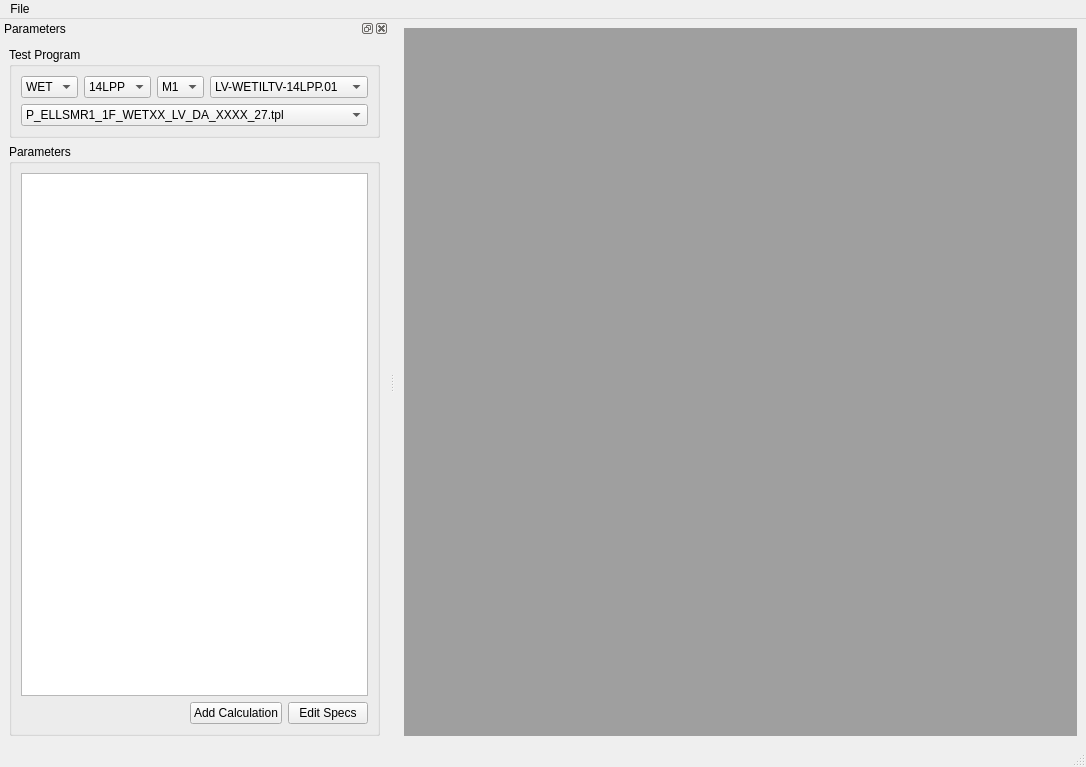
<?xml version="1.0" encoding="UTF-8"?>
<ui version="4.0">
 <class>MainWindow</class>
 <widget class="QMainWindow" name="MainWindow">
  <property name="geometry">
   <rect>
    <x>0</x>
    <y>0</y>
    <width>1086</width>
    <height>767</height>
   </rect>
  </property>
  <property name="windowTitle">
   <string>MainWindow</string>
  </property>
  <widget class="QWidget" name="centralwidget">
   <layout class="QGridLayout" name="gridLayout">
    <item row="0" column="0">
     <widget class="QMdiArea" name="mdiArea"/>
    </item>
   </layout>
  </widget>
  <widget class="QMenuBar" name="menubar">
   <property name="geometry">
    <rect>
     <x>0</x>
     <y>0</y>
     <width>1086</width>
     <height>21</height>
    </rect>
   </property>
   <widget class="QMenu" name="menuFile">
    <property name="title">
     <string>File</string>
    </property>
    <addaction name="separator"/>
    <addaction name="actionExit"/>
   </widget>
   <addaction name="menuFile"/>
  </widget>
  <widget class="QStatusBar" name="statusbar"/>
  <widget class="QDockWidget" name="parameterSelection">
   <property name="windowTitle">
    <string>Parameters</string>
   </property>
   <attribute name="dockWidgetArea">
    <number>1</number>
   </attribute>
   <widget class="QWidget" name="dockWidgetContents">
    <layout class="QGridLayout" name="gridLayout_2">
     <item row="0" column="0">
      <widget class="QGroupBox" name="groupBox_2">
       <property name="title">
        <string>Test Program</string>
       </property>
       <layout class="QVBoxLayout" name="verticalLayout_2">
        <item>
         <layout class="QHBoxLayout" name="horizontalLayout">
          <item>
           <widget class="QComboBox" name="comboBox">
            <item>
             <property name="text">
              <string>WET</string>
             </property>
            </item>
           </widget>
          </item>
          <item>
           <widget class="QComboBox" name="comboBox_2">
            <item>
             <property name="text">
              <string>14LPP</string>
             </property>
            </item>
           </widget>
          </item>
          <item>
           <widget class="QComboBox" name="comboBox_3">
            <item>
             <property name="text">
              <string>M1</string>
             </property>
            </item>
           </widget>
          </item>
          <item>
           <widget class="QComboBox" name="comboBox_4">
            <item>
             <property name="text">
              <string>LV-WETILTV-14LPP.01</string>
             </property>
            </item>
           </widget>
          </item>
         </layout>
        </item>
        <item>
         <widget class="QComboBox" name="comboBox_5">
          <item>
           <property name="text">
            <string>P_ELLSMR1_1F_WETXX_LV_DA_XXXX_27.tpl</string>
           </property>
          </item>
         </widget>
        </item>
       </layout>
      </widget>
     </item>
     <item row="1" column="0">
      <widget class="QGroupBox" name="groupBox">
       <property name="title">
        <string>Parameters</string>
       </property>
       <layout class="QVBoxLayout" name="verticalLayout">
        <item>
         <widget class="QTableView" name="paramTable"/>
        </item>
        <item>
         <layout class="QHBoxLayout" name="horizontalLayout_2">
          <item>
           <spacer name="horizontalSpacer">
            <property name="orientation">
             <enum>Qt::Horizontal</enum>
            </property>
            <property name="sizeHint" stdset="0">
             <size>
              <width>40</width>
              <height>20</height>
             </size>
            </property>
           </spacer>
          </item>
          <item>
           <widget class="QPushButton" name="addCalculationPushButton">
            <property name="text">
             <string>Add Calculation</string>
            </property>
           </widget>
          </item>
          <item>
           <widget class="QPushButton" name="editSpecPushButton">
            <property name="text">
             <string>Edit Specs</string>
            </property>
           </widget>
          </item>
         </layout>
        </item>
       </layout>
      </widget>
     </item>
    </layout>
   </widget>
  </widget>
  <action name="actionExit">
   <property name="text">
    <string>Exit</string>
   </property>
  </action>
 </widget>
 <resources/>
 <connections>
  <connection>
   <sender>addCalculationPushButton</sender>
   <signal>clicked()</signal>
   <receiver>MainWindow</receiver>
   <slot>createCalculationEditorChild()</slot>
   <hints>
    <hint type="sourcelabel">
     <x>219</x>
     <y>715</y>
    </hint>
    <hint type="destinationlabel">
     <x>542</x>
     <y>383</y>
    </hint>
   </hints>
  </connection>
  <connection>
   <sender>editSpecPushButton</sender>
   <signal>clicked()</signal>
   <receiver>MainWindow</receiver>
   <slot>createSpecificationEditorChild()</slot>
   <hints>
    <hint type="sourcelabel">
     <x>304</x>
     <y>715</y>
    </hint>
    <hint type="destinationlabel">
     <x>542</x>
     <y>383</y>
    </hint>
   </hints>
  </connection>
 </connections>
 <slots>
  <slot>createSpecificationEditorChild()</slot>
  <slot>createCalculationEditorChild()</slot>
 </slots>
</ui>
